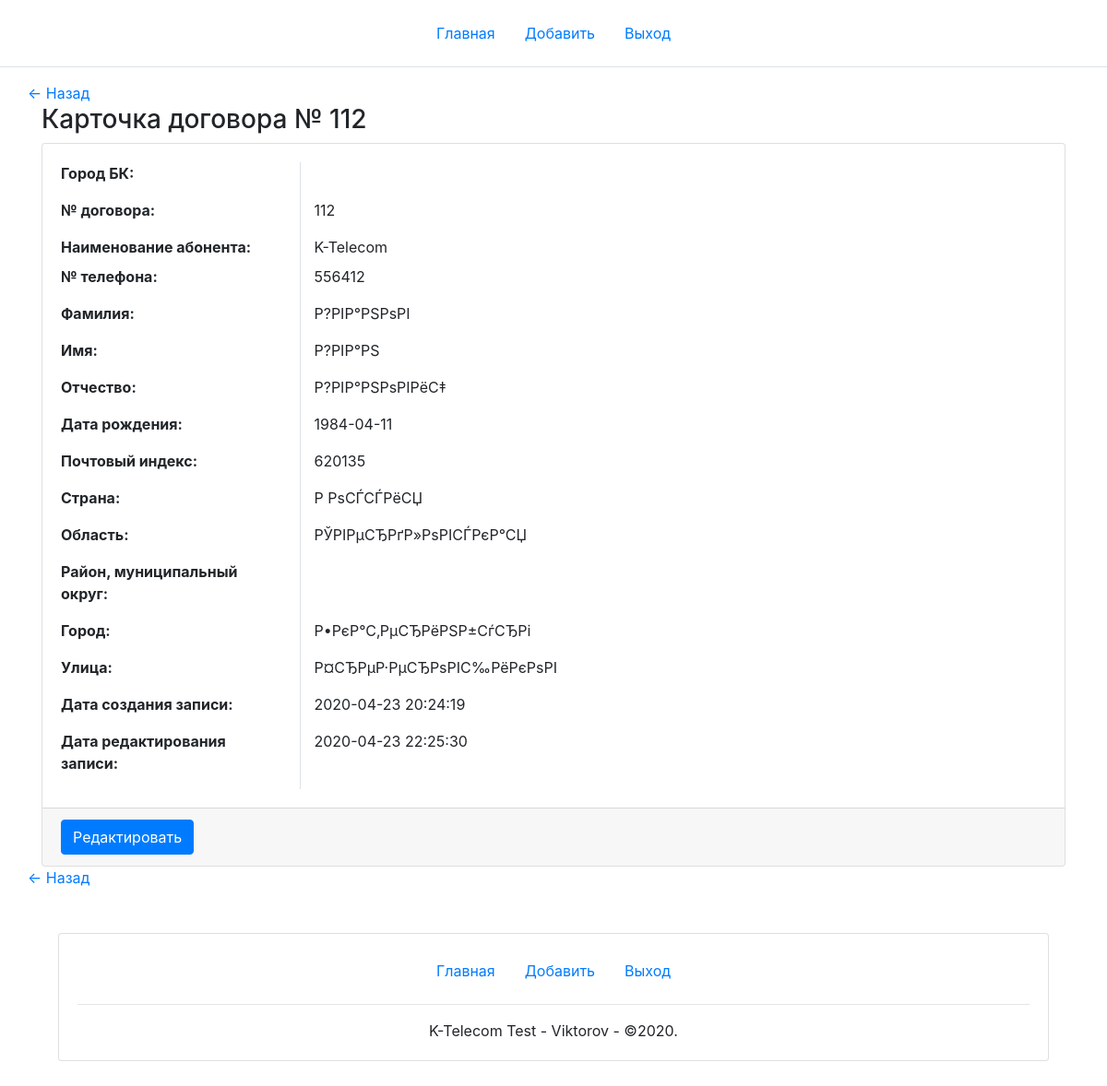
/show.php?contract=112 (signed in), run on the app's committed database.
### tables this page shows
CREATE TABLE `employee` (
  `city_bk` varchar(50) DEFAULT NULL,
  `contract` int(20) NOT NULL,
  `abonent_name` varchar(100) NOT NULL,
  `phone` int(11) DEFAULT NULL,
  `last_name` varchar(100) NOT NULL,
  `first_name` varchar(100) NOT NULL,
  `second_name` varchar(100) DEFAULT NULL,
  `birth_date` date NOT NULL,
  `zip_code` int(6) NOT NULL,
  `country` varchar(100) NOT NULL,
  `region` varchar(100) NOT NULL,
  `district` varchar(100) DEFAULT NULL,
  `city` varchar(100) NOT NULL,
  `street` varchar(100) NOT NULL,
  `dtc` datetime NOT NULL,
  `dtu` datetime NOT NULL DEFAULT CURRENT_TIMESTAMP
);

### show.php (the view, shortened to what this page needs)
<?php
include "db.php";
$get_contract = $_GET['contract'];
if (isset($get_contract)) {
    $query = "SELECT * FROM employee WHERE contract='$get_contract'";
    $result = mysqli_query($db, $query);
}
include 'header.php';
?>
<div class="container">
    <div class="row">
        <a href="/"><- Назад</a>
    </div>
    <h3>Карточка договора № <?= $get_contract ?></h3>
    <div class="card">
        <div class="card-body">
            <div class="row">
            <?php while($row = mysqli_fetch_array($result)) { ?>
                <dt class="col-sm-3 border-right pb-3">Город БК: </dt>
                <dd class="col-sm-9"><?= $row['city_bk'] ?></dd>
                <dt class="col-sm-3 border-right pb-3">№ договора: </dt>
                <dd class="col-sm-9"><?= $row['contract'] ?></dd>
                <dt class="col-sm-3 border-right">Наименование абонента: </dt>
                <dd class="col-sm-9"><?= $row['abonent_name'] ?></dd>
                <dt class="col-sm-3 border-right pb-3">№ телефона: </dt>
                <dd class="col-sm-9"><?= $row['phone'] ?></dd>
                <dt class="col-sm-3 border-right pb-3">Фамилия: </dt>
                <dd class="col-sm-9"><?= $row['last_name'] ?></dd>
                <dt class="col-sm-3 border-right pb-3">Имя: </dt>
                <dd class="col-sm-9"><?= $row['first_name'] ?></dd>
                <dt class="col-sm-3 border-right pb-3">Отчество: </dt>
                <dd class="col-sm-9"><?= $row['second_name'] ?></dd>
                <dt class="col-sm-3 border-right pb-3">Дата рождения: </dt>
                <dd class="col-sm-9"><?= $row['birth_date'] ?></dd>
                <dt class="col-sm-3 border-right pb-3">Почтовый индекс: </dt>
                <dd class="col-sm-9"><?= $row['zip_code'] ?></dd>
                <dt class="col-sm-3 border-right pb-3">Страна: </dt>
                <dd class="col-sm-9"><?= $row['country'] ?></dd>
                <dt class="col-sm-3 border-right pb-3">Область: </dt>
                <dd class="col-sm-9"><?= $row['region'] ?></dd>
                <dt class="col-sm-3 border-right pb-3">Район, муниципальный округ: </dt>
                <dd class="col-sm-9"><?= $row['district'] ?></dd>
                <dt class="col-sm-3 border-right pb-3">Город: </dt>
                <dd class="col-sm-9"><?= $row['city'] ?></dd>
                <dt class="col-sm-3 border-right pb-3">Улица: </dt>
                <dd class="col-sm-9"><?= $row['street'] ?></dd>
                <dt class="col-sm-3 border-right pb-3">Дата создания записи: </dt>
                <dd class="col-sm-9"><?= $row['dtc'] ?></dd>
                <dt class="col-sm-3 border-right pb-3">Дата редактирования записи: </dt>
                <dd class="col-sm-9"><?= $row['dtu'] ?></dd>
            </div>
        </div>
        <div class="card-footer">
            <a href="update.php?contract=<?=$row['contract']?>" class='btn btn-primary'>Редактировать</a>
        </div>
        <?php } ?>
    </div>
    <div class="row">
        <a href="/"><- Назад</a>
    </div>
</div>
<?php
include 'footer.php';
?>

### header.php (shortened to what this page needs)
<!doctype html>
<html lang="ru">
<head>
    <link rel="stylesheet" href="css/bootstrap.min.css">
</head>
<body>
<div class="container-fluid">
    <div class="row justify-content-center mb-3 p-3 border-bottom">
        <header>
            <ul class="nav">
                <li class="nav-item">
                    <a class="nav-link" href="/">Главная</a>
                </li>
                <li class="nav-item">
                    <a class="nav-link" href="create">Добавить</a>
                </li>
                <li class="nav-item">
                    <a class="nav-link" href="exit">Выход</a>
                </li>
            </ul>
        </header>
    </div>
</div>

### footer.php (shortened to what this page needs)
<footer>
    <div class="container-fluid">
        <div class="card text-center m-5">
            <div class="card-body">
                <ul class="nav justify-content-center">
                    <li class="nav-item">
                        <a class="nav-link" href="/">Главная</a>
                    </li>
                    <li class="nav-item">
                        <a class="nav-link" href="create">Добавить</a>
                    </li>
                    <li class="nav-item">
                        <a class="nav-link" href="exit">Выход</a>
                    </li>
                </ul>
                <hr>
                <p class="card-text">K-Telecom Test - Viktorov - &copy;2020.</p>
            </div>
        </div>
    </div>
</footer>
</body>
</html>

### data on the page
employee: contract "112", abonent_name "K-Telecom", phone "556412", last_name "Р?РІР°РЅРѕРІ", first_name "Р?РІР°РЅ", second_name "Р?РІР°РЅРѕРІРёС‡", birth_date "1984-04-11", zip_code "620135", country "Р РѕСЃСЃРёСЏ", region "РЎРІРµСЂРґР»РѕРІСЃРєР°СЏ", city "Р•РєР°С‚РµСЂРёРЅР±СѓСЂРі", street "Р¤СЂРµР·РµСЂРѕРІС‰РёРєРѕРІ", dtc "2020-04-23 20:24:19", dtu "2020-04-23 22:25:30"

### other printed values
$get_contract "112"
